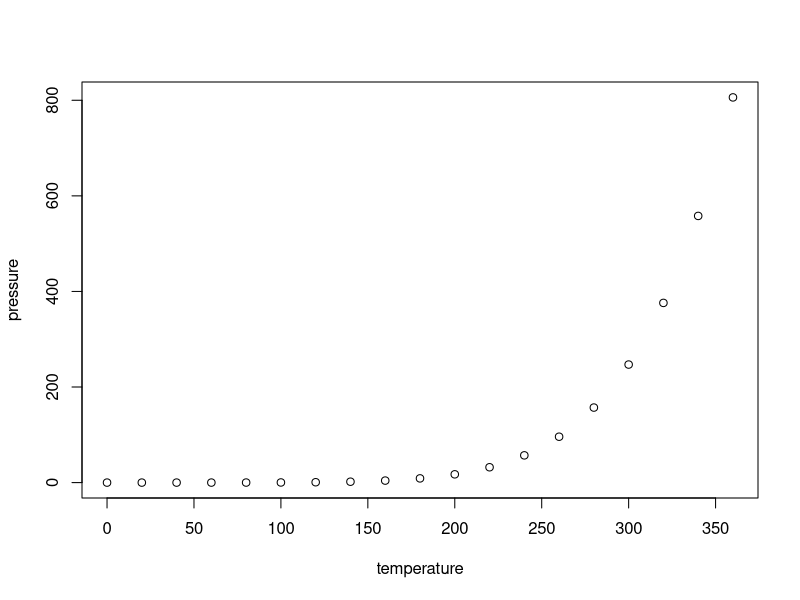
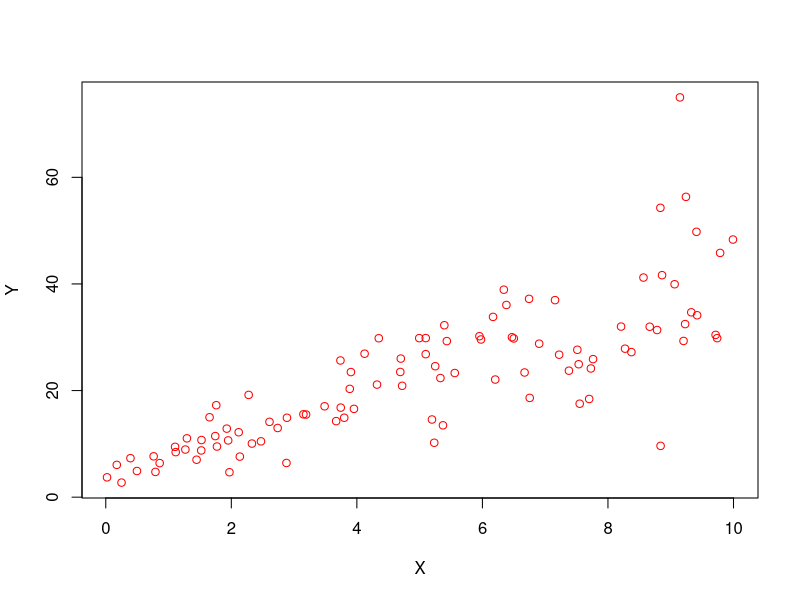
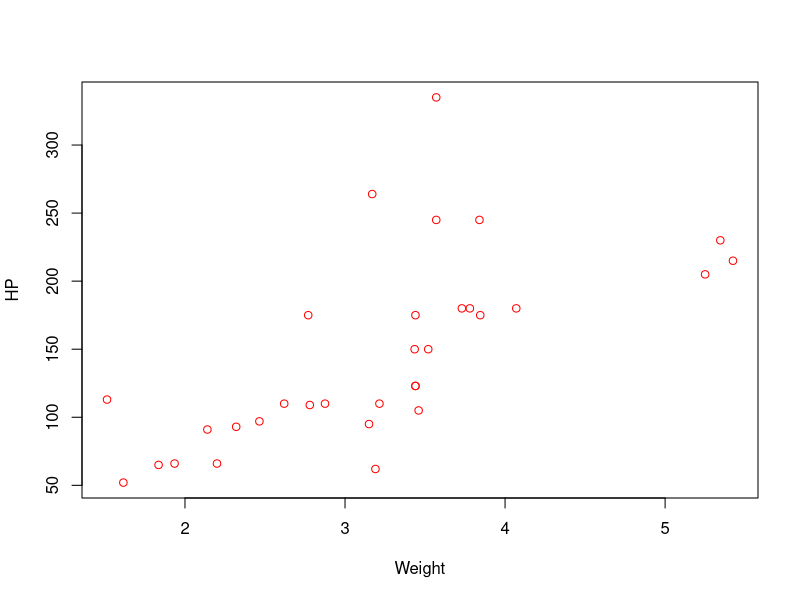
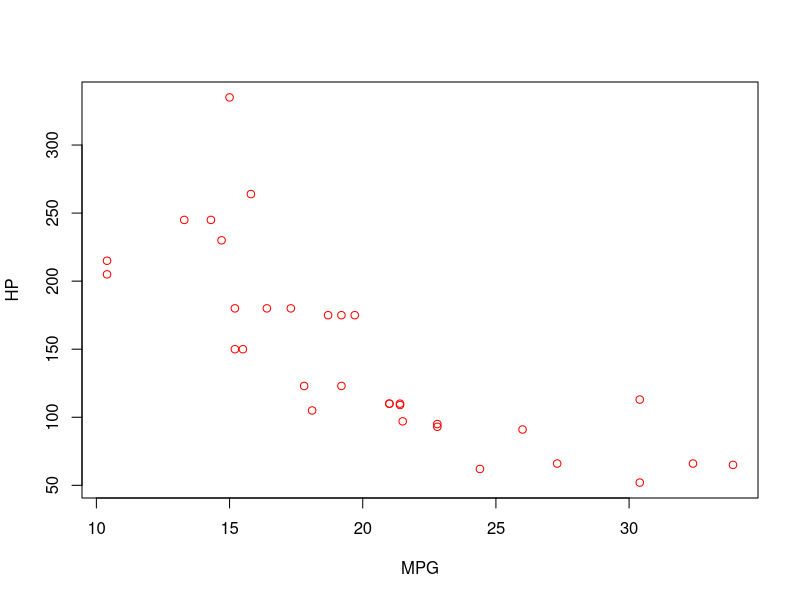

Write the R code that produced these figures, in order.
## ---- chunk 1
knitr::opts_chunk$set(echo = TRUE)
## ---- chunk 2
summary(cars)
## ---- chunk 3
plot(pressure)
## ---- chunk 4

# install.packages("dplyr")
library(dplyr)
# install.packages("tidyr")
library(tidyr)

# Juan Espitia - Assignment 2

#Question 1
set.seed(2017) 
X=runif(100)*10 
Y=X*4+3.45 
Y=rnorm(100)*0.29*Y+Y 

#Question 1A
plot(Y~X,xlab = 'X', ylab = 'Y', col='red')
#Yes from the graph you can see that a linear model fits to explain Y and X

#Question 1B & 1C
model <- lm(Y~X)
summary(model)
model
#The equation that explains based on Y and X we can get from the code above. The y intercept is 4.465 and the coefficient x is 3.611. So the equation is as follows; Y = 4.465 + 3.611x
#Just as in the slides R-squared is a statistical measure of how close the data are to the fitted regression line
# So in that case, the accuracy is .6517 = 65.17%

cor(X,Y)^2
#just like how it explained in the slides if you calculate the correlation of X and Y and take that to the power 2,you get the same answer as R-squared. .6517


#Question 2A
head(mtcars)
plot(mtcars$hp~mtcars$wt, xlab = 'Weight', ylab = 'HP', col='red')
jamesModel <- lm(hp~wt,data = mtcars)
jamesModel
summary(jamesModel)
#James model R-squared is .4339. His model is 43.39% accurate

plot(mtcars$hp~mtcars$mpg, xlab='MPG', ylab = 'HP', col='red')
chrisModel <- lm(hp~mpg, data = mtcars)
chrisModel
summary(chrisModel)
#Chris model R-squared is .6024. His model is 60.24% accurate

#From comparing both James and Chris model we can conclude that Chris model is better, more accurate, than James.

#Question 2B
model2 <- lm(hp~cyl+mpg,data = mtcars)
summary(model2)

predictHP <- predict(model2, data.frame(cyl=4, mpg=22))
predictHP
#The estimated HP of a car with 4 calendar and mpg of 22 is 88HP


#Question 3A
# install.packages('mlbench') 
library(mlbench) 
data(BostonHousing) 

set.seed(2017)
model3 <- lm(medv~crim+zn+ptratio+chas, data = BostonHousing)
model3
summary(model3)
#I do not think it is accurate as the R-squared is .3599 which is 35.99% accurate

#Question 3B I
# Chas has two possibilities because it is a factor of 2 which is 0 and 1. 
# In the summary(model3) we can see that the coefficient of chas1 is 4.5893. The value that that represents in order to compare in $ is $4589. The one that is most expensive is chas1


#Question 3B II

#as you can see the coeffiecnt for the pupil teacher ratio is negative 1.49367. 
#If we multiply 15*(-1.49367) = -22.040 *1000 = -22,040
# If we multiply 18*(-1.49367) = -26.89 *1000 = -26,890

#since it is a decrease the most expensive one would be ptratio = 15 since it lost less money, hence more expensive than the other.The difference is $4850


#Question 3C
  #Just like in the slides explained, the p value is the probability that the hypothesis that, that particular coefficient is equal to 0 is true. So if this probability is small, we can reject that hypothesis, and we can make a conclusion that there are statistically significant relationships between the variables.
#As you can see from the summary of model 3 all the p values of the coefficients are small (close to zero) therefore they are all statistically important variables for house price.


#Question 3D
anova(model3)
# As expressed in the slides we use anova to show us the importance of our variables. 
    #1. crime
    #2. ptratio
    #3. zn
    #4. chas

